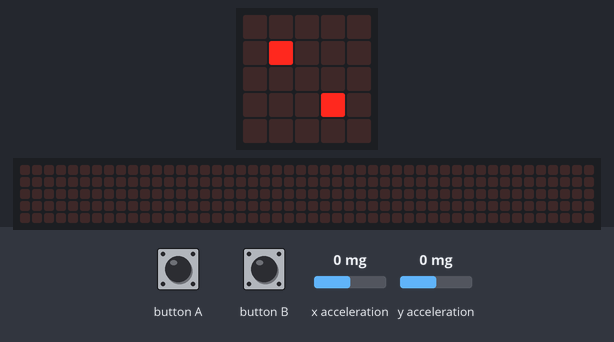
A program run on a simulated BBC micro:bit running MicroPython. Shown: the board's 5×5 LED display, a strip that is not on the board, showing the scrolling text unrolled. The test bench sets the inputs (shaded band); at power-on: x acceleration 0 mg, y acceleration 0 mg. Random numbers come from a fixed seed; the 48×5 strip is a reading aid, not a part: it shows the text the display is scrolling, unrolled, one strip-width of it at a time.

Above: at 2.1 s.
2.2 s: x acceleration set to -18 mg
At 4.1 s:
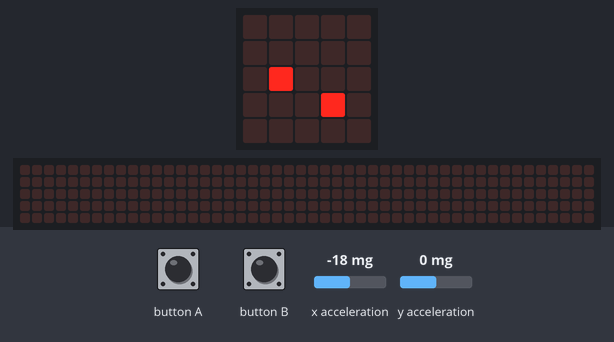
5.2 s: x acceleration set to -24 mg
At 5.44 s:
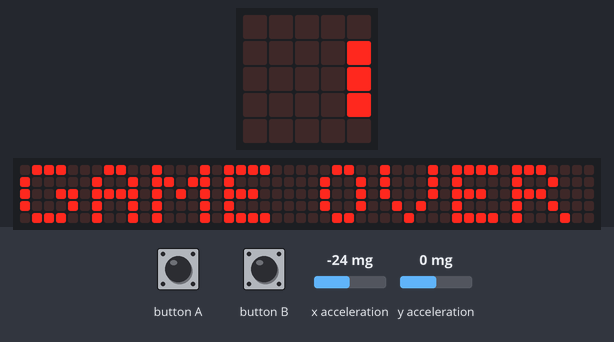
At 39.8 s:
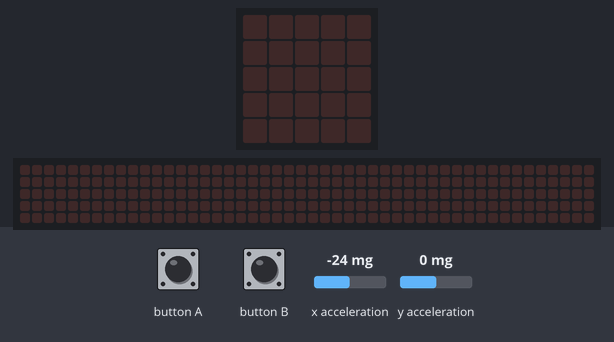

Measured:
- the behaviour switches between -20 and -21 mg on x acceleration (found by bisection; images 1 and 2)
- what the display in image 1 shows lasts 1.6 s, from 3.1 s to 4.7 s

The program:

shooter_final.py
```python
from microbit import *
import random

MAX_BOUND = 4

speed_x = 0
speed_y = 0

position_x = 3
position_y = 3

enemy_position_x = 0
enemy_position_y = 0

enemy_speed = 2.00

is_died = True
is_shooting = False

counter = 0.00

playing = True

score = 0

bullet_position_x = position_x
bullet_position_y = position_y

while True:
    while playing:
            counter = counter + 0.1
            # reinitialise the position every frame
            reading_x = accelerometer.get_x()
            reading_y = accelerometer.get_y()

            # ################# #
            #      UPDATE       #
            # ################# #
            # CAP SPEED
            if reading_x > 20:  # reading from accelerometer says right
                speed_x = 1     # so make the pixel go right
            elif reading_x < -20:  # reading from accelerometer says left
                speed_x = -1       # so make the pixel go left
            else:  # if is steady
                speed_x = 0  # no speed

            # DO THE SAME WITH THE Y
            if reading_y > 20:
                speed_y = 1
            elif reading_y < -20:
                speed_y = -1
            else:
                speed_y = 0

            # UPDATE POSITION PLAYER
            position_x = position_x + speed_x
            position_y = position_y + speed_y

            # UPDATE POSITION ENEMY
            if counter > enemy_speed:
                enemy_position_y = enemy_position_y + 1
                counter = 0

            # COLLISION
            # PLAYER VS WALLS COLLISION
            if position_x > MAX_BOUND:  # when the pixel goes off-screen
                position_x = MAX_BOUND
            elif position_x < 0:
                position_x = 0

            if position_y > MAX_BOUND:
                position_y = MAX_BOUND
            elif position_y < 0:
                position_y = 0

            # ENEMY VS WALLS COLLISION
            if enemy_position_y > 4:
                is_died = True

            # ENEMY VS BULLETT COLLISION
            if bullet_position_x == enemy_position_x and bullet_position_y == enemy_position_y and is_shooting:
                enemy_speed = enemy_speed - 0.125
                is_shooting = False
                score = score + 1
                is_died = True

            if bullet_position_y < 1:
                is_shooting = False

            if is_died:
                enemy_position_x = random.randrange(5)
                enemy_position_y = 0
                is_died = False

            # PLAYER VS ENEMY
            if position_x == enemy_position_x and position_y == enemy_position_y:
                is_died = True
                playing = False


            # UPDATE POSITION BULLETT
            if is_shooting:
                bullet_position_y = bullet_position_y - 1
            else:
                bullet_position_x = position_x
                bullet_position_y = position_y

            # BUTTON PRESS
            if button_a.is_pressed() or button_b.is_pressed():
                is_shooting = True

            # ################# #
            #      DRAW         #
            # ################# #

            display.set_pixel(bullet_position_x, bullet_position_y, 5)
            display.set_pixel(enemy_position_x, enemy_position_y, 9)
            display.set_pixel(position_x, position_y, 9)
            sleep(75)
            if not playing:
                display.scroll("GAME OVER, SCORE : " + str(score) + " PRESS ANY BUTTON TO RETRY")
            #####################
            #      CLEAR        #
            #####################
            display.clear()

    if button_a.is_pressed() or button_b.is_pressed():
        display.clear()
        score = 0
        playing = True

    
```
